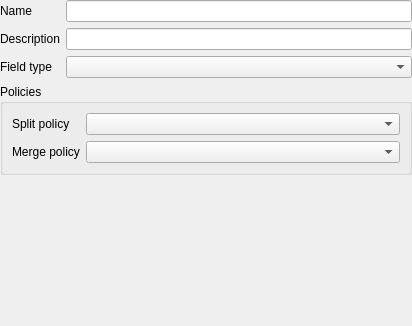
<?xml version="1.0" encoding="UTF-8"?>
<ui version="4.0">
 <class>QgsFieldDomainWidgetBase</class>
 <widget class="QWidget" name="QgsFieldDomainWidgetBase">
  <property name="geometry">
   <rect>
    <x>0</x>
    <y>0</y>
    <width>412</width>
    <height>326</height>
   </rect>
  </property>
  <property name="windowTitle">
   <string>Field Domain</string>
  </property>
  <layout class="QGridLayout" name="gridLayout_2">
   <property name="leftMargin">
    <number>0</number>
   </property>
   <property name="topMargin">
    <number>0</number>
   </property>
   <property name="rightMargin">
    <number>0</number>
   </property>
   <property name="bottomMargin">
    <number>0</number>
   </property>
   <item row="0" column="1">
    <widget class="QLineEdit" name="mNameEdit"/>
   </item>
   <item row="1" column="0">
    <widget class="QLabel" name="label_3">
     <property name="text">
      <string>Description</string>
     </property>
    </widget>
   </item>
   <item row="1" column="1">
    <widget class="QLineEdit" name="mDescriptionEdit"/>
   </item>
   <item row="3" column="0" colspan="2">
    <widget class="QGroupBox" name="groupBox_2">
     <property name="title">
      <string>Policies</string>
     </property>
     <layout class="QGridLayout" name="gridLayout_3" columnstretch="0,1">
      <item row="0" column="0">
       <widget class="QLabel" name="label">
        <property name="text">
         <string>Split policy</string>
        </property>
       </widget>
      </item>
      <item row="0" column="1">
       <widget class="QComboBox" name="mComboSplitPolicy"/>
      </item>
      <item row="1" column="0">
       <widget class="QLabel" name="label_2">
        <property name="text">
         <string>Merge policy</string>
        </property>
       </widget>
      </item>
      <item row="1" column="1">
       <widget class="QComboBox" name="mComboMergePolicy"/>
      </item>
     </layout>
    </widget>
   </item>
   <item row="0" column="0">
    <widget class="QLabel" name="label_4">
     <property name="text">
      <string>Name</string>
     </property>
    </widget>
   </item>
   <item row="4" column="0" colspan="2">
    <widget class="QStackedWidget" name="mStackedWidget"/>
   </item>
   <item row="2" column="0">
    <widget class="QLabel" name="label_5">
     <property name="text">
      <string>Field type</string>
     </property>
    </widget>
   </item>
   <item row="2" column="1">
    <widget class="QComboBox" name="mFieldTypeCombo"/>
   </item>
  </layout>
 </widget>
 <resources/>
 <connections/>
</ui>
